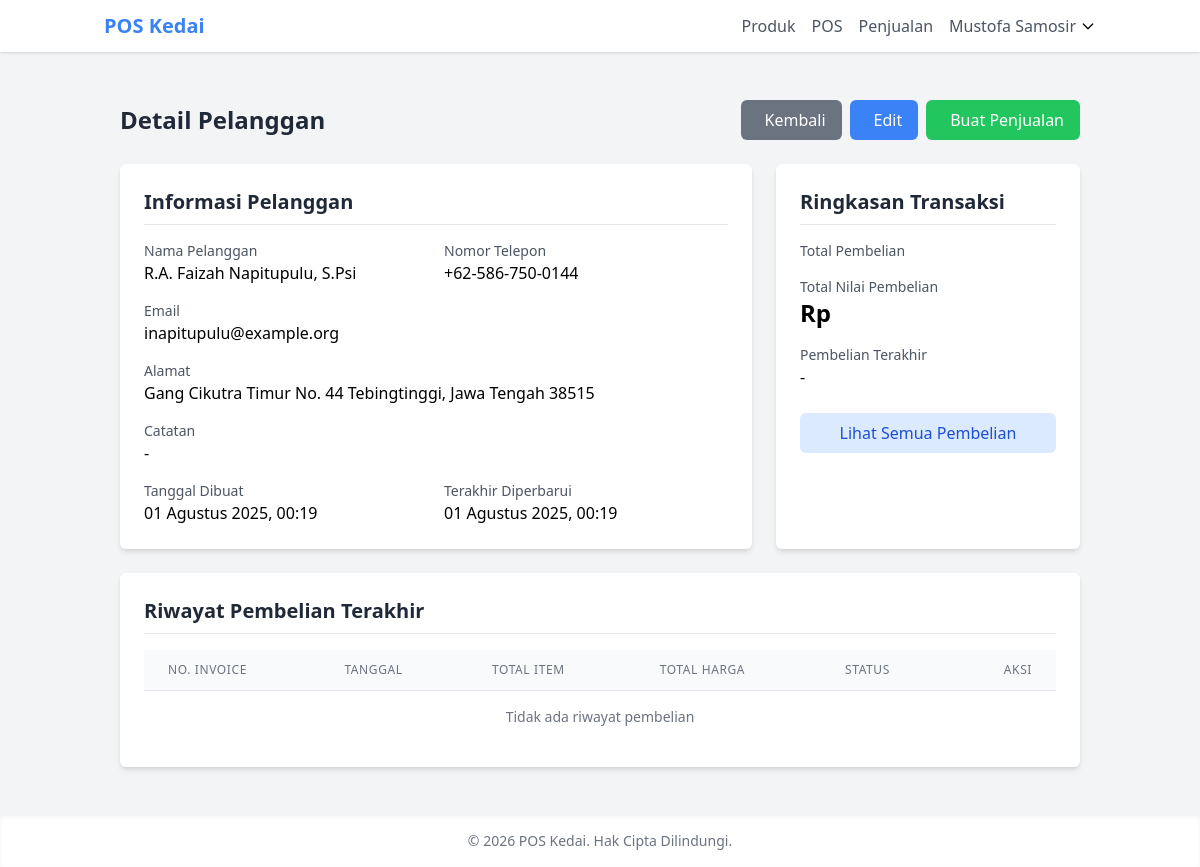
Page /inventory/customers/1/ (signed in) on the committed database.
### core/models.py (models this page shows, shortened)
class User(AbstractUser):
    class Role(models.TextChoices):
        ADMIN = 'ADMIN', _('Admin')
        OWNER = 'OWNER', _('Pemilik Toko')
        EMPLOYEE = 'EMPLOYEE', _('Karyawan')
    username = None
    email = models.EmailField(_('alamat email'), unique=True)
    role = models.CharField(
        max_length=10,
        choices=Role.choices,
        default=Role.EMPLOYEE,
        verbose_name=_('peran')
    )
    phone_number = models.CharField(_('nomor telepon'), max_length=15, blank=True)
    address = models.TextField(_('alamat'), blank=True)
    profile_picture = models.ImageField(
        upload_to='profile_pictures/',
        blank=True,
        null=True,
        verbose_name=_('foto profil')
    )
    date_joined = models.DateTimeField(_('tanggal bergabung'), auto_now_add=True)
    last_login = models.DateTimeField(_('terakhir login'), auto_now=True)
    is_active = models.BooleanField(_('aktif'), default=True)
    objects = UserManager()
    USERNAME_FIELD = 'email'
    REQUIRED_FIELDS = []
    class Meta:
        verbose_name = _('pengguna')
        verbose_name_plural = _('pengguna')
    @property
    def is_admin(self):
        return self.role == self.Role.ADMIN
    @property
    def is_owner(self):
        return self.role == self.Role.OWNER

### inventory/models.py (models this page shows, shortened)
class Customer(models.Model):
    name = models.CharField(_('nama pelanggan'), max_length=255)
    phone = models.CharField(_('telepon'), max_length=20, blank=True)
    email = models.EmailField(_('email'), blank=True)
    address = models.TextField(_('alamat'), blank=True)
    created_at = models.DateTimeField(_('dibuat pada'), auto_now_add=True)
    updated_at = models.DateTimeField(_('diperbarui pada'), auto_now=True)
    class Meta:
        verbose_name = _('pelanggan')
        verbose_name_plural = _('pelanggan')
        ordering = ['name']

### inventory/views.py (the view)
# urls.py: path('customers/<int:pk>/', views.customer_detail, name='customer_detail'),
@login_required
def customer_detail(request, pk):
    customer = get_object_or_404(Customer, pk=pk)
    sales = Sale.objects.filter(customer=customer).order_by('-sale_date')
    return render(request, 'inventory/customer_detail.html', {'customer': customer, 'sales': sales})

### templates/inventory/customer_detail.html (shortened to what this page needs)
{% extends 'base/base.html' %}
{% block content %}
<div class="container mx-auto px-4 py-6">
    <div class="flex justify-between items-center mb-6">
        <h1 class="text-2xl font-bold text-gray-800">Detail Pelanggan</h1>
        <div class="flex space-x-2">
            <a href="{% url 'inventory:customer_list' %}" class="bg-gray-500 hover:bg-gray-600 text-white py-2 px-4 rounded-md">
                 Kembali
            </a>
            <a href="{% url 'inventory:customer_edit' customer.id %}" class="bg-blue-500 hover:bg-blue-600 text-white py-2 px-4 rounded-md">
                 Edit
            </a>
            <a href="{% url 'inventory:pos' %}?customer={{ customer.id }}" class="bg-green-500 hover:bg-green-600 text-white py-2 px-4 rounded-md">
                 Buat Penjualan
            </a>
        </div>
    </div>
    <div class="grid grid-cols-1 md:grid-cols-3 gap-6">
        <div class="bg-white shadow-md rounded-md p-6 md:col-span-2">
            <h2 class="text-xl font-semibold mb-4 text-gray-800 border-b pb-2">Informasi Pelanggan</h2>
            <div class="grid grid-cols-1 md:grid-cols-2 gap-4">
                <div>
                    <p class="text-sm text-gray-600">Nama Pelanggan</p>
                    <p class="font-medium">{{ customer.name }}</p>
                </div>
                <div>
                    <p class="text-sm text-gray-600">Nomor Telepon</p>
                    <p class="font-medium">{{ customer.phone }}</p>
                </div>
                <div>
                    <p class="text-sm text-gray-600">Email</p>
                    <p class="font-medium">{{ customer.email|default:"-" }}</p>
                </div>
                <div class="md:col-span-2">
                    <p class="text-sm text-gray-600">Alamat</p>
                    <p class="font-medium">{{ customer.address|default:"-" }}</p>
                </div>
                <div class="md:col-span-2">
                    <p class="text-sm text-gray-600">Catatan</p>
                    <p class="font-medium">{{ customer.notes|default:"-" }}</p>
                </div>
                <div>
                    <p class="text-sm text-gray-600">Tanggal Dibuat</p>
                    <p class="font-medium">{{ customer.created_at|date:"d F Y, H:i" }}</p>
                </div>
                <div>
                    <p class="text-sm text-gray-600">Terakhir Diperbarui</p>
                    <p class="font-medium">{{ customer.updated_at|date:"d F Y, H:i" }}</p>
                </div>
            </div>
        </div>
        <div class="bg-white shadow-md rounded-md p-6">
            <h2 class="text-xl font-semibold mb-4 text-gray-800 border-b pb-2">Ringkasan Transaksi</h2>
            <div class="space-y-4">
                <div>
                    <p class="text-sm text-gray-600">Total Pembelian</p>
                </div>
                <div>
                    <p class="text-sm text-gray-600">Total Nilai Pembelian</p>
                    <p class="text-2xl font-bold">Rp {{ total_amount|floatformat:0 }}</p>
                </div>
                <div>
                    <p class="text-sm text-gray-600">Pembelian Terakhir</p>
                    <p class="font-medium">{{ last_sale.created_at|date:"d F Y"|default:"-" }}</p>
                </div>
            </div>
            <div class="mt-6">
                <a href="{% url 'inventory:sale_list' %}?customer={{ customer.id }}" class="block text-center bg-blue-100 hover:bg-blue-200 text-blue-700 py-2 px-4 rounded-md">
                    Lihat Semua Pembelian
                </a>
            </div>
        </div>
    </div>
    <div class="mt-6 bg-white shadow-md rounded-md p-6">
        <h2 class="text-xl font-semibold mb-4 text-gray-800 border-b pb-2">Riwayat Pembelian Terakhir</h2>
        <div class="overflow-x-auto">
            <table class="min-w-full divide-y divide-gray-200">
                <thead>
                    <tr>
                        <th class="px-6 py-3 bg-gray-50 text-left text-xs font-medium text-gray-500 uppercase tracking-wider">No. Invoice</th>
                        <th class="px-6 py-3 bg-gray-50 text-left text-xs font-medium text-gray-500 uppercase tracking-wider">Tanggal</th>
                        <th class="px-6 py-3 bg-gray-50 text-left text-xs font-medium text-gray-500 uppercase tracking-wider">Total Item</th>
                        <th class="px-6 py-3 bg-gray-50 text-left text-xs font-medium text-gray-500 uppercase tracking-wider">Total Harga</th>
                        <th class="px-6 py-3 bg-gray-50 text-left text-xs font-medium text-gray-500 uppercase tracking-wider">Status</th>
                        <th class="px-6 py-3 bg-gray-50 text-right text-xs font-medium text-gray-500 uppercase tracking-wider">Aksi</th>
                    </tr>
                </thead>
                <tbody class="bg-white divide-y divide-gray-200">
                    {% for sale in recent_sales %}
                    <tr>
                        <td class="px-6 py-4 whitespace-nowrap text-sm font-medium text-gray-900">{{ sale.invoice_number }}</td>
                        <td class="px-6 py-4 whitespace-nowrap text-sm text-gray-500">{{ sale.created_at|date:"d F Y" }}</td>
                        <td class="px-6 py-4 whitespace-nowrap text-sm text-gray-500">{{ sale.saleitem_set.count }}</td>
                        <td class="px-6 py-4 whitespace-nowrap text-sm text-gray-500">Rp {{ sale.total_amount|floatformat:0 }}</td>
                        <td class="px-6 py-4 whitespace-nowrap">
                            <span class="px-2 inline-flex text-xs leading-5 font-semibold rounded-full {% if sale.payment_status == 'PAID' %}bg-green-100 text-green-800{% elif sale.payment_status == 'PARTIAL' %}bg-yellow-100 text-yellow-800{% else %}bg-red-100 text-red-800{% endif %}">
                                {{ sale.get_payment_status_display }}
                            </span>
                        </td>
                        <td class="px-6 py-4 whitespace-nowrap text-right text-sm font-medium">
                            <a href="{% url 'inventory:sale_detail' sale.id %}" class="text-blue-600 hover:text-blue-900">
                                <i class="fas fa-eye"></i>
                            </a>
                        </td>
                    </tr>
                    {% empty %}
                    <tr>
                        <td colspan="6" class="px-6 py-4 text-center text-sm text-gray-500">Tidak ada riwayat pembelian</td>
                    </tr>
                    {% endfor %}
                </tbody>
            </table>
        </div>
    </div>
</div>
{% endblock %}

### templates/base/base.html (shortened to what this page needs)
<!DOCTYPE html>
<html lang="id">
<head>
    <script src="https://cdn.tailwindcss.com"></script>
</head>
<body class="bg-gray-100 min-h-screen flex flex-col">
    <header class="bg-white shadow">
        <nav class="container mx-auto px-4 py-3 flex justify-between items-center">
            <div class="flex items-center space-x-4">
                <a href="{% url 'dashboard' %}" class="text-xl font-bold text-primary">POS Kedai</a>
            </div>
            <div class="hidden md:flex items-center space-x-4">
                {% if user.is_authenticated %}
                    <a href="{% url 'inventory:product_list' %}" class="text-gray-600 hover:text-primary">Produk</a>
                    <a href="{% url 'inventory:pos' %}" class="text-gray-600 hover:text-primary">POS</a>
                    <a href="{% url 'inventory:sale_list' %}" class="text-gray-600 hover:text-primary">Penjualan</a>
                    <div class="relative" x-data="{ open: false }">
                        <button @click="open = !open" class="flex items-center space-x-1 focus:outline-none">
                            <span class="text-gray-600">{{ user.get_full_name|default:user.email }}</span>
                            <svg class="w-4 h-4" fill="none" stroke="currentColor" viewBox="0 0 24 24" xmlns="http://www.w3.org/2000/svg">
                                <path stroke-linecap="round" stroke-linejoin="round" stroke-width="2" d="M19 9l-7 7-7-7"></path>
                            </svg>
                        </button>
                    </div>
                {% else %}
                    <a href="{% url 'login' %}" class="text-gray-600 hover:text-primary">Login</a>
                {% endif %}
            </div>
        </nav>
    </header>
    <main class="flex-grow container mx-auto px-4 py-6">
        {% block content %}{% endblock %}
    </main>
    <footer class="bg-white shadow-inner py-4">
        <div class="container mx-auto px-4 text-center text-gray-500 text-sm">
            &copy; {% now "Y" %} POS Kedai. Hak Cipta Dilindungi.
        </div>
    </footer>
</body>
</html>

### rows in the picture
User: get_full_name "Mustofa Samosir"
Customer: name "R.A. Faizah Napitupulu, S.Psi", phone "+62-586-750-0144", email "inapitupulu@example.org", address "Gang Cikutra Timur No. 44 Tebingtinggi, Jawa Tengah 38515", created_at "01 Agustus 2025, 00:19", updated_at "01 Agustus 2025, 00:19"

### other values in the picture
{{ customer.notes|default:"-" }} "-"
{{ last_sale.created_at|date:"d F Y"|default:"-" }} "-"
